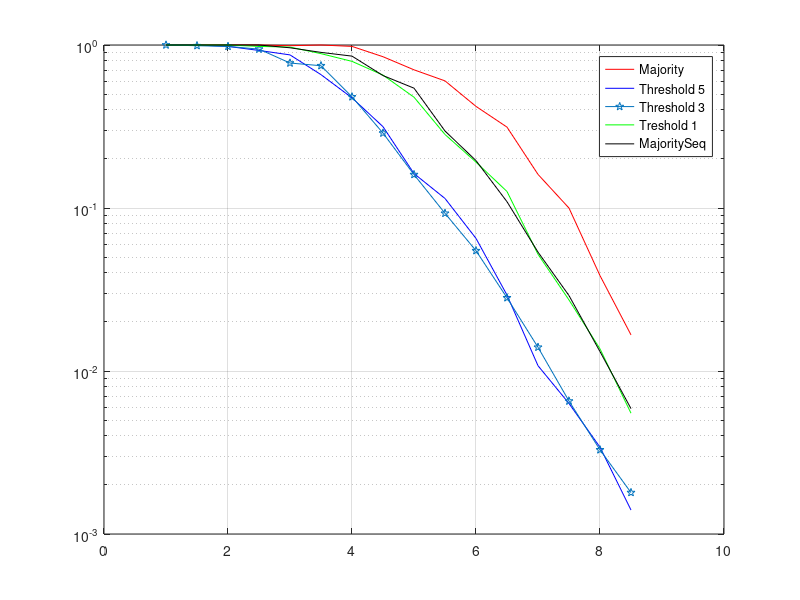

This chart was generated by the following MATLAB code:
load('result_q=16_ldpc=test.alist_decoder=5_iter=10.mat')
semilogy(snr_array, fer, '-r')
grid on
hold on
load('result_q=16_ldpc=test.alist_decoder=7_iter=10_thetas_num=5.mat')
semilogy(snr_array, fer, '-b')
load('result_q=16_ldpc=test.alist_decoder=7_iter=10_thetas_num=3.mat')
semilogy(snr_array, fer, '-p')
load('result_q=16_ldpc=test.alist_decoder=7_iter=10_thetas_num=1.mat')
semilogy(snr_array, fer, '-g')
load('result_q=16_ldpc=test.alist_decoder=6_iter=10.mat')
semilogy(snr_array, fer, '-k')
hold off
legend('Majority','Threshold 5', 'Threshold 3', 'Treshold 1', 'MajoritySeq')